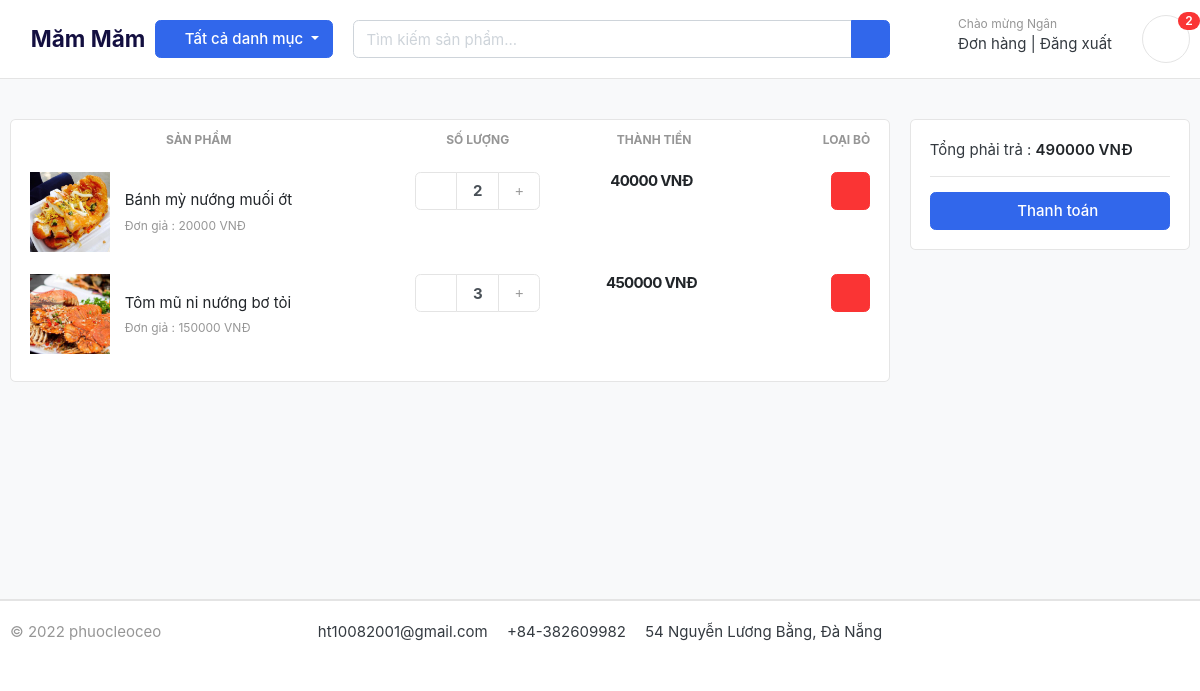
The app's page /cart/ (signed in), older data.
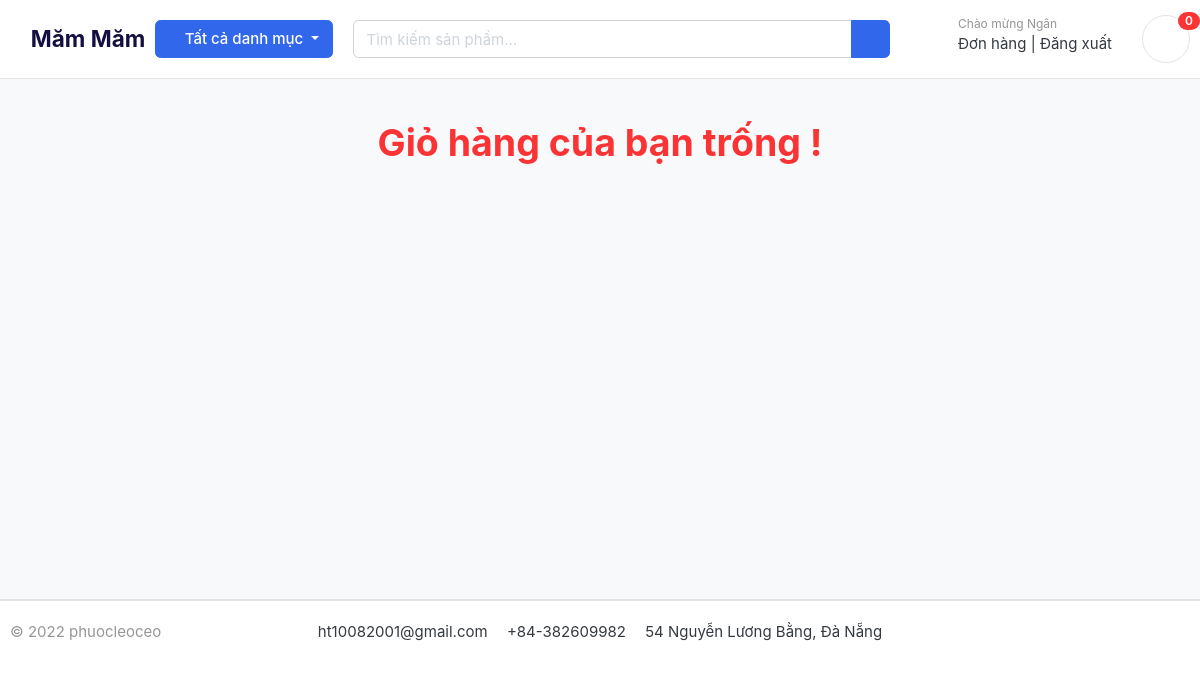
The same page, newer data.
### cart/models.py (models this page shows, shortened)
class CartItem(models.Model):
    product = models.ForeignKey(Product, on_delete=models.CASCADE)
    cart = models.ForeignKey(Cart, on_delete=models.CASCADE)
    quantity = models.IntegerField()
    is_active = models.BooleanField(default=True)
    user = models.ForeignKey(User, on_delete=models.CASCADE, null=True)
    def cart_total(self):
        return self.product.price * self.quantity

### product/models.py (models this page shows, shortened)
class Product(models.Model):
    name = models.CharField(max_length=100, unique=True)
    slug = models.SlugField(max_length=50, unique=True, allow_unicode=True)
    price = models.IntegerField()
    description = models.TextField(max_length=500, blank=True)
    image = models.ImageField(upload_to='photos/products')
    is_available = models.BooleanField(default=True)
    created_date = models.DateTimeField(auto_now_add=True)
    modified_date = models.DateTimeField(auto_now=True)
    category = models.ForeignKey(Category, on_delete=models.CASCADE)
    class Meta:
        verbose_name = "product"
        verbose_name_plural = "products"
    def get_detail(self):
        return reverse("product_detail", args=[self.slug])

### cart/views.py (the view)
# urls.py: path("", views.cart, name="cart"),
def cart(request):
    total = 0
    cart_items = None
    try:
        if request.user.is_authenticated:
            cart_items = CartItem.objects.filter(user=request.user, is_active=True)
        else:
            cart = Cart.objects.get(cart_id=cart_id_from_session(request))
            cart_items = CartItem.objects.filter(cart=cart, is_active=True)
        for ci in cart_items:
            total += ci.cart_total()
    except ObjectDoesNotExist:
        pass
    return render(request=request, template_name="cart/cart.html",
                  context={"total": total, "cart_items": cart_items})

### cart/context_processors.py (called while the page is built)
def cart_count(request):
    cart_count_badge = 0
    if "admin" in request.path:
        return {}
    else:
        try:
            cart = Cart.objects.filter(cart_id=cart_id_from_session(request))
            if request.user.is_authenticated:
                cart_items = CartItem.objects.all().filter(user=request.user)
            else:
                cart_items = CartItem.objects.all().filter(cart=cart[:1])
            cart_count_badge = cart_items.count()
        except Cart.DoesNotExist:
            cart_count_badge = 0
    return dict(cart_count_badge=cart_count_badge)

### cart/views.py (called while the page is built)
def cart_id_from_session(request):
    cart_id = request.session.session_key
    if not cart_id:
        cart_id = request.session.create()
    return cart_id

### category/context_processors.py (called while the page is built)
def header_menu_links(request):
    links = Category.objects.all()
    return dict(links=links)

### category/models.py (called while the page is built)
    def get_product(self):
        return reverse("product_by_category", args=[self.slug])

### templates/cart/cart.html (shortened to what the changed rows need)
{% extends 'base.html' %}
{% load static %}
{% block content %}
<section class="section-content padding-y bg" style="min-height: 520px;">
    <div class="container">
        {% if not cart_items %}
        <h1 class="text-center text-danger">Giỏ hàng của bạn trống !</h1>
        {% else %}
        <div class="row">
            <aside class="col-lg-9">
                <div class="card">
                    <table class="table table-borderless table-shopping-cart" style="text-align: center;">
                        <thead class="text-muted">
                            <tr class="small text-uppercase">
                                <th scope="col">Sản phẩm</th>
                                <th scope="col" width="120">Số lượng</th>
                                <th scope="col" width="170">Thành tiền</th>
                                <th scope="col" class="text-right" width="150">Loại bỏ</th>
                            </tr>
                        </thead>
                        <tbody>
                            {% for ci in cart_items %}
                            <tr>
                                <td>
                                    <figure class="itemside align-items-center" style="text-align: left;">
                                        <a href="{{ ci.product.get_detail }}" class="aside">
                                            <img src="{{ ci.product.image.url }}" class="img-sm">
                                        </a>
                                        <figcaption class="info">
                                            <a href="{{ ci.product.get_detail }}" class="title text-dark">
                                                {{ ci.product.name }}
                                            </a>
                                            <p class="text-muted small">Đơn giả : {{ ci.product.price }} VNĐ</p>
                                        </figcaption>
                                    </figure>
                                </td>
                                <td>
                                    <div class="col">
                                        <div class="input-group input-spinner">
                                            <div class="input-group-prepend">
                                                <a href="{% url 'minus_cart' ci.product.id ci.id %}"
                                                    class="btn btn-light" type="button" id="button-plus">
                                                    <i class="fa fa-minus"></i>
                                                </a>
                                            </div>
                                            <input type="text" class="form-control" value="{{ ci.quantity }}">
                                            <div class="input-group-append">
                                                <a href="{% url 'plus_cart' ci.product.id ci.id %}"
                                                    class="btn btn-light" type="button" id="button-minus">
                                                    <i class="fa fa-plus"></i>
                                                </a>
                                            </div>
                                        </div>
                                    </div>
                                </td>
                                <td>
                                    <div class="price-wrap">
                                        <var class="price">{{ ci.cart_total }} VNĐ</var>
                                    </div>
                                </td>
                                <td class="text-right">
                                    <a href="{% url 'remove_cart' ci.product.id ci.id %}" class="btn btn-danger">
                                        <i class="fas fa-trash"></i>
                                    </a>
                                </td>
                            </tr>
                            {% endfor %}
                        </tbody>
                    </table>
                </div>
            </aside>
            <aside class="col-lg-3">
                <div class="card">
                    <div class="card-body">
                        <div class="dlist-align">
                            <span>Tổng phải trả : </span>
                            <span class="text-right text-dark b">
                                {{ total }} VNĐ
                            </span>
                        </div>
                        <hr>
                        <a href="{% url 'checkout' %}" class="btn btn-primary btn-block">
                            <i class="far fa-credit-card"></i> Thanh toán
                        </a>
                    </div>
                </div>
            </aside>
        </div>
        {% endif %}
    </div>
</section>
{% endblock content %}

### templates/partial/header.html (shortened to what this page needs)
{% load static %}
<header class="section-header">
    <section class="header-main border-bottom">
        <div class="container">
            <div class="row align-items-center">
                <a href="/" class="brand-wrap" style="font-size: 1.5rem; font-weight: bolder; color: #130f40;">
                    <i class="fas fa-utensils" style="padding-right: .5rem;color: #27ae60;font-size: 30px;"></i>Măm Măm
                </a>
                <div class="col-lg col-sm col-md col-6 flex-grow-0">
                    <div class="category-wrap dropdown d-inline-block float-right">
                        <button type="button" class="btn btn-primary dropdown-toggle" data-toggle="dropdown">
                            <i class="fa fa-bars"></i> Tất cả danh mục
                        </button>
                    </div>
                </div>
                <div class="col-lg  col-md-6 col-sm-12 col">
                    <form action="{% url 'product_search' %}" method="get" class="search">
                        <div class="input-group w-100">
                            <input type="text" class="form-control" style="width:60%;"
                                placeholder="Tìm kiếm sản phẩm..." name="product_search">
                            <div class="input-group-append">
                                <button class="btn btn-primary" type="submit">
                                    <i class="fa fa-search"></i>
                                </button>
                            </div>
                        </div>
                    </form>
                </div>
                <div class="col-lg-3 col-sm-6 col-8 order-2 order-lg-3">
                    <div class="d-flex justify-content-end mb-3 mb-lg-0">
                        {% if user.id is None %}
                        <div class="widget-header">
                            <small class="title text-muted">Chào mừng !</small>
                            <div>
                                <a href="/user/login">Đăng nhập</a> <span class="dark-transp"> | </span>
                                <a href="/user/register"> Đăng ký</a>
                            </div>
                        </div>
                        {% else %}
                        <div class="widget-header">
                            <small class="title text-muted">Chào mừng {{ user.last_name }}</small>
                            <div>
                                {% if user.is_superuser %}
                                <a href="/dashboard">Quản lý</a> <span class="dark-transp"> | </span>
                                {% else %}
                                <a href="/order/history">Đơn hàng</a> <span class="dark-transp"> | </span>
                                {% endif %}
                                <a href="/user/logout">Đăng xuất</span>
                            </div>
                        </div>
                        {% endif %}
                        <a href="/cart" class="widget-header pl-3 ml-3">
                            <div class="icon icon-sm rounded-circle border"><i class="fa fa-shopping-cart"></i>
                            </div>
                            <span class="badge badge-pill badge-danger notify">
                                {{ cart_count_badge }}
                            </span>
                        </a>
                    </div>
                </div>
            </div>
        </div>
    </section>
</header>

Row changes from the older to the newer data that the page shows:
removed CartItem: product.image (picture), product.name "Bánh mỳ nướng muối ớt", product.price "20000", quantity "2", cart_total "40000"
removed CartItem: product.image (picture), product.name "Tôm mũ ni nướng bơ tỏi", product.price "150000", quantity "3", cart_total "450000"
Text that changed along with them:
{{ cart_count_badge }}: "2" → "0"
{{ total }}: "490000" → (not shown)
text no longer shown: "SẢN PHẨM SỐ LƯỢNG THÀNH TIỀN LOẠI BỎ Tổng phải trả : VNĐ Thanh toán"
text now shown: "Giỏ hàng của bạn trống !"
